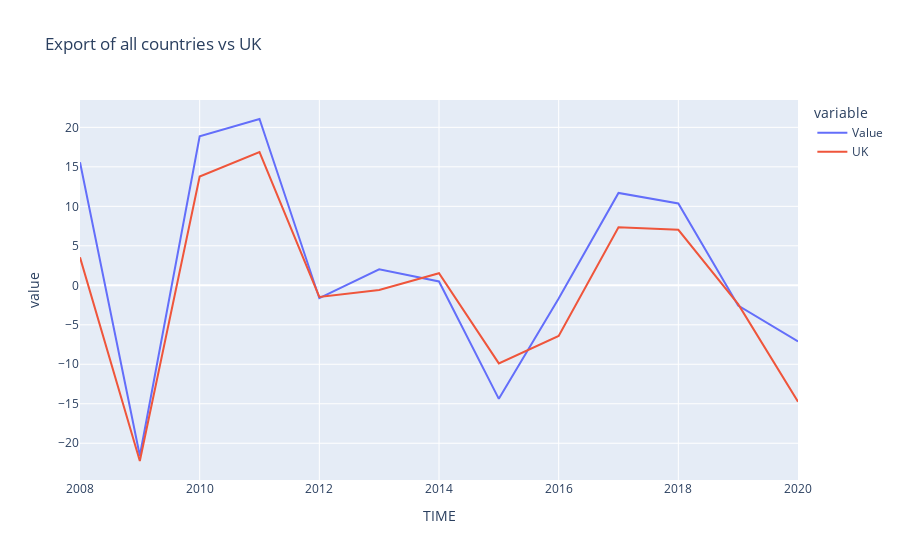

The notebook cell saved with this chart:
### Code cell
#dataframe: export all countries vs UK in percentage change, previous period 1

df_ex_all_gbr = df_ex_percent_all[(df_ex_percent_all.LOCATION == 'GBR')]
df_ex_all_other = df_ex_percent_all[(df_ex_percent_all.LOCATION != 'GBR')]

gb_ex_all_other = df_ex_all_other.groupby('TIME')
df_ex_all_avg = gb_ex_all_other['Value'].mean()

fig_ex_base_all = px.line(df_ex_all_avg, title='Export of all countries vs UK')
fig_ex_base_all.add_scatter(x=df_ex_all_gbr['TIME'], y=df_ex_all_gbr['Value'], mode='lines', name='UK')

fig_ex_base_all.show()

### Figure 1 — Plotly figure (JSON) as saved in the notebook; plotly's stock layout.template omitted (floating-point values rounded to 4 significant figures)
{"data": [{"hovertemplate": "variable=Value<br>TIME=%{x}<br>value=%{y}<extra></extra>", "legendgroup": "Value", "line": {"color": "#636efa", "dash": "solid"}, "marker": {"symbol": "circle"}, "mode": "lines", "name": "Value", "orientation": "v", "showlegend": true, "type": "scatter", "x": [2008, 2009, 2010, 2011, 2012, 2013, 2014, 2015, 2016, 2017, 2018, 2019, 2020], "xaxis": "x", "y": [15.59, -21.58, 18.87, 21.06, -1.633, 2.014, 0.4883, -14.37, -1.673, 11.7, 10.36, -2.556, -7.102], "yaxis": "y"}, {"mode": "lines", "name": "UK", "type": "scatter", "x": [2008, 2009, 2010, 2011, 2012, 2013, 2014, 2015, 2016, 2017, 2018, 2019, 2020], "y": [3.54, -22.25, 13.77, 16.86, -1.477, -0.582, 1.532, -9.888, -6.413, 7.362, 7.022, -2.386, -14.75]}], "layout": {"legend": {"title": {"text": "variable"}, "tracegroupgap": 0}, "title": {"text": "Export of all countries vs UK"}, "xaxis": {"anchor": "y", "domain": [0, 1], "title": {"text": "TIME"}}, "yaxis": {"anchor": "x", "domain": [0, 1], "title": {"text": "value"}}}}
